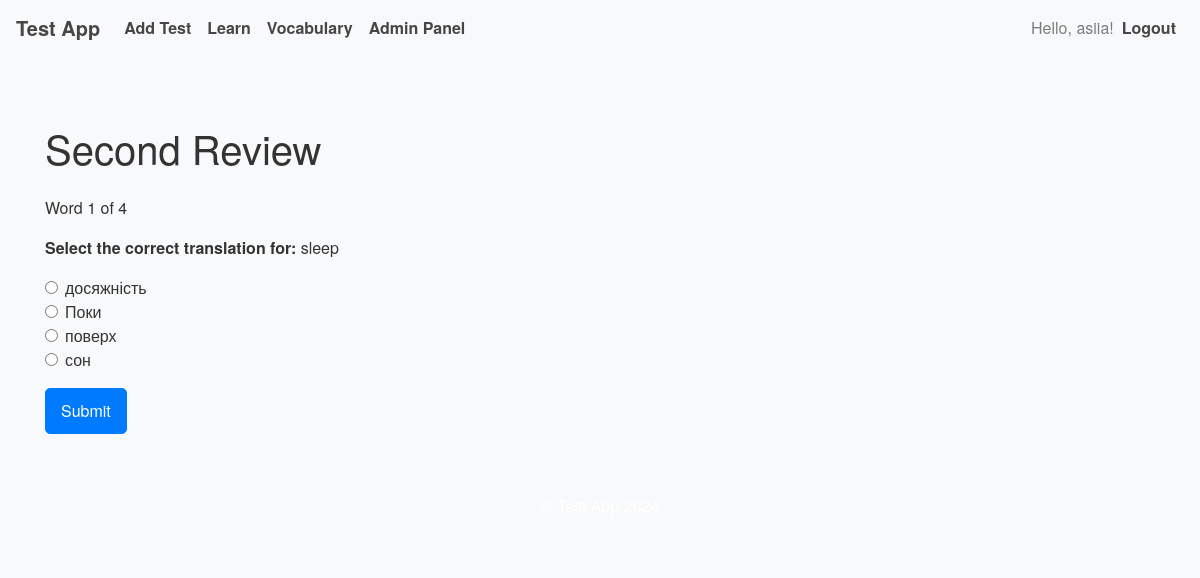
The app's page /vocabulary/review (signed in) with its own data.
### app/models.py (models this page shows, shortened)
class User(UserMixin, db.Model):
    __tablename__ = 'user'  # Explicitly specify table name
    id = db.Column(db.Integer, primary_key=True)
    username = db.Column(db.String(150), nullable=False, unique=True)
    password = db.Column(db.String(200), nullable=False)
    is_admin = db.Column(db.Boolean, default=False)
    test_results = db.relationship('TestResult', backref='user', lazy=True, cascade='all, delete-orphan')
    tests_created = db.relationship('Test', backref='creator', lazy=True, cascade='all, delete-orphan')
    vocabulary = db.relationship('Vocabulary', backref='user', lazy=True, cascade='all, delete-orphan')
    learn_test_results = db.relationship('LearnTestResult', backref='user', lazy=True, cascade='all, delete-orphan')

class Vocabulary(db.Model):
    __tablename__ = 'vocabulary'
    id = db.Column(db.Integer, primary_key=True)
    word = db.Column(db.String(150), nullable=False)
    translation = db.Column(db.String(150), nullable=False)
    pronunciation_url = db.Column(db.String(200), nullable=True)
    user_id = db.Column(db.Integer, db.ForeignKey('user.id'), nullable=False)
    next_review = db.Column(db.DateTime, nullable=False, default=datetime.utcnow)
    interval = db.Column(db.Float, nullable=False, default=0)  # Interval in days
    ease_factor = db.Column(db.Float, nullable=False, default=2.5)  # Default ease factor
    learning_stage = db.Column(db.Integer, nullable=False, default=0)  # 0: New, 1: First Step, etc.

### app/routes/vocabulary.py (the view)
@vocab_bp.route('/review', methods=['GET', 'POST'])
@login_required
def review():
    today = datetime.utcnow()
    due_words = Vocabulary.query.filter(
        Vocabulary.user_id == current_user.id,
        Vocabulary.next_review <= today
    ).all()
    if not due_words:
        flash('No more words due for review!', 'info')
        return redirect(url_for('vocab.my_vocabulary'))
    if request.method == 'POST':
        word_id = request.form.get('word_id')
        if not word_id:
            flash('An error occurred. Please try again.', 'danger')
            return redirect(url_for('vocab.review'))
        word = Vocabulary.query.get(word_id)
        if not word or word.user_id != current_user.id:
            flash('Invalid word. Please try again.', 'danger')
            return redirect(url_for('vocab.review'))
        user_answer = request.form.get('answer', '').strip()
        review_stage = word.learning_stage
        if review_stage == 0:
            correct_answer = word.word.strip()
        elif review_stage == 1:
            correct_answer = word.translation.strip()
        elif review_stage == 2:
            correct_answer = word.word.strip()
        elif review_stage >= 3:
            if review_stage % 2 == 0:
                correct_answer = word.word.strip()
            else:
                correct_answer = word.translation.strip()
        else:
            correct_answer = ''
        normalized_user_answer = normalize_text(user_answer)
        normalized_correct_answer = normalize_text(correct_answer)
        print(f"Review Stage: {review_stage}")
        print(f"Question: '{word.translation if review_stage % 2 == 0 else word.word}'")
        print(f"User Answer: '{user_answer}'")
        print(f"Correct Answer: '{correct_answer}'")
        print(f"Normalized User Answer: '{normalized_user_answer}'")
        print(f"Normalized Correct Answer: '{normalized_correct_answer}'")
        if normalized_user_answer == normalized_correct_answer:
            word.learning_stage += 1
            word.ease_factor = max(1.3, word.ease_factor - 0.2)
            word.interval = get_next_interval(word.learning_stage, word.ease_factor)
            word.next_review = datetime.utcnow() + timedelta(
                minutes=word.interval if word.learning_stage < 3 else word.interval * 24 * 60)
            db.session.commit()
            flash('Correct!', 'success')
        else:
            word.learning_stage = 0
            word.ease_factor = 2.5
            word.interval = get_next_interval(word.learning_stage, word.ease_factor)
            word.next_review = datetime.utcnow() + timedelta(minutes=1)
            db.session.commit()
            flash(f'Incorrect! The correct answer was "{correct_answer}". The word has been reset.', 'danger')
        return redirect(url_for('vocab.review'))
    else:
        current_word_index = session.get('current_word_index', 0)
        if current_word_index >= len(due_words):
            current_word_index = 0
            session['current_word_index'] = current_word_index
        word = due_words[current_word_index]
        review_stage = word.learning_stage
        if review_stage == 0:
            question = word.translation
            options = get_options(correct_answer=word.word, field='word')
            template = 'vocabulary/first_review.html'
        elif review_stage == 1:
            question = word.word
            options = get_options(correct_answer=word.translation, field='translation')
            template = 'vocabulary/second_review.html'
        elif review_stage == 2:
            question = word.translation
            scrambled_word = ''.join(random.sample(word.word, len(word.word)))
            session['scrambled_word'] = scrambled_word
            template = 'vocabulary/third_review.html'
        elif review_stage >= 3:
            if review_stage % 2 == 0:
                question = word.translation
            else:
                question = word.word
            template = 'vocabulary/fourth_review.html'
        else:
            flash('Invalid review stage.', 'danger')
            return redirect(url_for('vocab.my_vocabulary'))
        session['current_word_index'] = (current_word_index + 1) % len(due_words)
        return render_template(
            template,
            question=question,
            options=options if 'options' in locals() else None,
            scrambled_word=session.get('scrambled_word', None),
            review_stage=review_stage,
            current_word_number=current_word_index + 1,
            total_words=len(due_words),
            word=word  # Pass the word object to the template
        )

### app/routes/auth.py (called while the page is built)
@login_manager.user_loader
def load_user(user_id):
    return User.query.get(int(user_id))

### app/routes/vocabulary.py (called while the page is built)
def get_options(correct_answer, field='word'):
    options = [correct_answer]
    vocab_words = Vocabulary.query.filter(Vocabulary.user_id == current_user.id).all()
    if field == 'word':
        all_options = [word.word for word in vocab_words if word.word != correct_answer]
    elif field == 'translation':
        all_options = [word.translation for word in vocab_words if word.translation != correct_answer]
    else:
        all_options = []
    all_options = list(set(all_options))
    if len(all_options) >= 3:
        options.extend(random.sample(all_options, 3))
    else:
        options.extend(all_options)
    random.shuffle(options)
    return options

### app/templates/vocabulary/second_review.html (shortened to what this page needs)
{% extends "layouts/base.html" %}
{% block content %}
  <h1 class="my-4">Second Review</h1>
  <p>Word {{ current_word_number }} of {{ total_words }}</p>
  <p><strong>Select the correct translation for:</strong> {{ question }}</p>
  <form method="post">
    {% for option in options %}
      <div class="form-check">
        <input class="form-check-input" type="radio" name="answer" id="option{{ loop.index }}" value="{{ option }}" required>
        <label class="form-check-label" for="option{{ loop.index }}">
          {{ option }}
        </label>
      </div>
    {% endfor %}
    <button type="submit" class="btn btn-primary mt-3">Submit</button>
  </form>
{% endblock %}

### app/templates/layouts/base.html (shortened to what this page needs)
<!DOCTYPE html>
<html lang="en">
<head>
  <link rel="stylesheet" href="https://stackpath.bootstrapcdn.com/bootstrap/4.5.2/css/bootstrap.min.css">
  <link rel="stylesheet" href="{{ url_for('static', filename='styles.css') }}">
</head>
<body>
  <nav class="navbar navbar-expand-lg navbar-light bg-light">
    <a class="navbar-brand" href="{{ url_for('main.index') }}">Test App</a>
    <div class="collapse navbar-collapse" id="navbarNav">
      <ul class="navbar-nav mr-auto">
        {% if current_user.is_authenticated %}
          <li class="nav-item">
            <a class="nav-link" href="{{ url_for('tests.add_test') }}">Add Test</a>
          </li>
          <li class="nav-item">
            <a class="nav-link" href="{{ url_for('tests.learn_test', test_id=1) }}">Learn</a>
          </li>
          <li class="nav-item">
            <a class="nav-link" href="{{ url_for('vocab.my_vocabulary') }}">Vocabulary</a>
          </li>
          {% if current_user.is_admin %}
            <li class="nav-item">
              <a class="nav-link" href="{{ url_for('admin.admin_panel') }}">Admin Panel</a>
            </li>
          {% endif %}
        {% endif %}
      </ul>
      <ul class="navbar-nav ml-auto">
        {% if current_user.is_authenticated %}
          <li class="nav-item">
            <span class="navbar-text">Hello, {{ current_user.username }}!</span>
          </li>
          <li class="nav-item">
            <a class="nav-link" href="{{ url_for('auth.logout') }}">Logout</a>
          </li>
        {% endif %}
      </ul>
    </div>
  </nav>
  <div class="container mt-4">
    {% block content %}{% endblock %}
  </div>
  <footer class="bg-light text-center py-3 mt-4">
    <p>© Test App 2024</p>
  </footer>
</body>
</html>

### app/static/styles.css (style rules this page uses)
body { font-family: 'Helvetica Neue', Arial, sans-serif; background-color: #f8f9fa; color: #333; }
.navbar { background-color: #007bff; }
.navbar-brand, .nav-link { color: rgb(71, 69, 69) !important; font-weight: bold; }
.container { padding-top: 20px; padding-bottom: 20px; }
.btn { font-size: 1rem; padding: 10px 15px; border-radius: 5px; }
.btn-primary { background-color: #007bff; border-color: #007bff; }
footer { background-color: #007bff; color: white; padding: 20px 0; text-align: center; }

### records on screen
User: username "asiia"
Vocabulary: word "sleep", translation "сон"
Vocabulary: translation "досяжність"
Vocabulary: translation "Поки"
Vocabulary: translation "поверх"

### other values on screen
{{ current_word_number }} "1"
{{ total_words }} "4"
